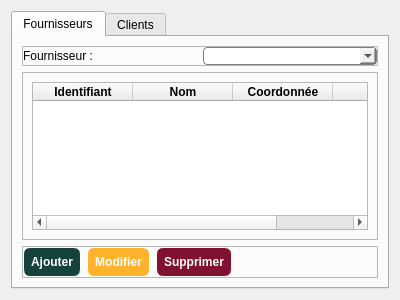
<?xml version="1.0" encoding="UTF-8"?>
<ui version="4.0">
 <class>Tiers</class>
 <widget class="QWidget" name="Tiers">
  <property name="geometry">
   <rect>
    <x>0</x>
    <y>0</y>
    <width>400</width>
    <height>300</height>
   </rect>
  </property>
  <property name="windowTitle">
   <string>Form</string>
  </property>
  <layout class="QVBoxLayout" name="verticalLayout">
   <item>
    <widget class="QTabWidget" name="tabTiers">
     <property name="currentIndex">
      <number>0</number>
     </property>
     <widget class="QWidget" name="fournisseurs">
      <attribute name="title">
       <string>Fournisseurs</string>
      </attribute>
      <layout class="QVBoxLayout" name="verticalLayout_2">
       <item>
        <widget class="QFrame" name="frame_2">
         <property name="frameShape">
          <enum>QFrame::Shape::StyledPanel</enum>
         </property>
         <property name="frameShadow">
          <enum>QFrame::Shadow::Raised</enum>
         </property>
         <layout class="QHBoxLayout" name="horizontalLayout">
          <property name="leftMargin">
           <number>0</number>
          </property>
          <property name="topMargin">
           <number>0</number>
          </property>
          <property name="rightMargin">
           <number>0</number>
          </property>
          <property name="bottomMargin">
           <number>0</number>
          </property>
          <item>
           <widget class="QLabel" name="label">
            <property name="text">
             <string>Fournisseur : </string>
            </property>
           </widget>
          </item>
          <item>
           <widget class="QComboBox" name="comboFournisseur">
            <property name="styleSheet">
             <string notr="true">QComboBox{
	border: 1px solid grey;
	border-radius: 4px;
}</string>
            </property>
           </widget>
          </item>
         </layout>
        </widget>
       </item>
       <item>
        <widget class="QFrame" name="frame">
         <property name="frameShape">
          <enum>QFrame::Shape::StyledPanel</enum>
         </property>
         <property name="frameShadow">
          <enum>QFrame::Shadow::Raised</enum>
         </property>
         <layout class="QVBoxLayout" name="verticalLayout_4">
          <item>
           <widget class="QTableWidget" name="tableFournisseur">
            <column>
             <property name="text">
              <string>Identifiant</string>
             </property>
             <property name="font">
              <font>
               <bold>true</bold>
              </font>
             </property>
            </column>
            <column>
             <property name="text">
              <string>Nom</string>
             </property>
             <property name="font">
              <font>
               <bold>true</bold>
              </font>
             </property>
            </column>
            <column>
             <property name="text">
              <string>Coordonnée</string>
             </property>
             <property name="font">
              <font>
               <bold>true</bold>
              </font>
             </property>
            </column>
            <column>
             <property name="text">
              <string>Lieu</string>
             </property>
             <property name="font">
              <font>
               <bold>true</bold>
              </font>
             </property>
            </column>
           </widget>
          </item>
         </layout>
        </widget>
       </item>
       <item>
        <widget class="QFrame" name="frame_5">
         <property name="frameShape">
          <enum>QFrame::Shape::StyledPanel</enum>
         </property>
         <property name="frameShadow">
          <enum>QFrame::Shadow::Raised</enum>
         </property>
         <layout class="QHBoxLayout" name="horizontalLayout_2">
          <property name="leftMargin">
           <number>0</number>
          </property>
          <property name="topMargin">
           <number>0</number>
          </property>
          <property name="rightMargin">
           <number>0</number>
          </property>
          <property name="bottomMargin">
           <number>0</number>
          </property>
          <item>
           <widget class="QPushButton" name="btnAjoutFournisseur">
            <property name="font">
             <font>
              <bold>true</bold>
             </font>
            </property>
            <property name="styleSheet">
             <string notr="true">QPushButton{
	border: 1px solid white;
	border-radius: 7px;
	background-color: #16423C;
	color:white;
	padding: 7px;
}
QPushButton:hover{
	background-color: #6A9C89;
}</string>
            </property>
            <property name="text">
             <string>Ajouter</string>
            </property>
           </widget>
          </item>
          <item>
           <widget class="QPushButton" name="btnModifierFournisseur">
            <property name="font">
             <font>
              <bold>true</bold>
             </font>
            </property>
            <property name="styleSheet">
             <string notr="true">QPushButton{
	border: 1px solid white;
	border-radius: 7px;
	background-color: #FFB22C;
	color:white;
	padding: 7px;
}
QPushButton:hover{
	background-color: #FADA7A;
}</string>
            </property>
            <property name="text">
             <string>Modifier</string>
            </property>
           </widget>
          </item>
          <item>
           <widget class="QPushButton" name="btnSupprimerFournisseur">
            <property name="font">
             <font>
              <bold>true</bold>
             </font>
            </property>
            <property name="styleSheet">
             <string notr="true">QPushButton{
	border: 1px solid white;
	border-radius: 7px;
	background-color: #821131;
	color:white;
	padding: 7px;
}
QPushButton:hover{
	background-color: #C7253E;
}</string>
            </property>
            <property name="text">
             <string>Supprimer</string>
            </property>
           </widget>
          </item>
          <item>
           <spacer name="horizontalSpacer">
            <property name="orientation">
             <enum>Qt::Orientation::Horizontal</enum>
            </property>
            <property name="sizeHint" stdset="0">
             <size>
              <width>40</width>
              <height>20</height>
             </size>
            </property>
           </spacer>
          </item>
         </layout>
        </widget>
       </item>
      </layout>
     </widget>
     <widget class="QWidget" name="clients">
      <attribute name="title">
       <string>Clients</string>
      </attribute>
      <layout class="QVBoxLayout" name="verticalLayout_3">
       <item>
        <widget class="QFrame" name="frame_3">
         <property name="frameShape">
          <enum>QFrame::Shape::StyledPanel</enum>
         </property>
         <property name="frameShadow">
          <enum>QFrame::Shadow::Raised</enum>
         </property>
         <layout class="QHBoxLayout" name="horizontalLayout_3">
          <property name="leftMargin">
           <number>0</number>
          </property>
          <property name="topMargin">
           <number>0</number>
          </property>
          <property name="rightMargin">
           <number>0</number>
          </property>
          <property name="bottomMargin">
           <number>0</number>
          </property>
          <item>
           <widget class="QLabel" name="label_2">
            <property name="text">
             <string>Client :</string>
            </property>
           </widget>
          </item>
          <item>
           <widget class="QComboBox" name="comboClient">
            <property name="styleSheet">
             <string notr="true">QComboBox{
	border: 1px solid grey;
	border-radius: 4px;
}</string>
            </property>
           </widget>
          </item>
         </layout>
        </widget>
       </item>
       <item>
        <widget class="QFrame" name="frame_4">
         <property name="frameShape">
          <enum>QFrame::Shape::StyledPanel</enum>
         </property>
         <property name="frameShadow">
          <enum>QFrame::Shadow::Raised</enum>
         </property>
         <layout class="QVBoxLayout" name="verticalLayout_5">
          <item>
           <widget class="QTableWidget" name="tableClient">
            <column>
             <property name="text">
              <string>Identifiant</string>
             </property>
             <property name="font">
              <font>
               <bold>true</bold>
              </font>
             </property>
            </column>
            <column>
             <property name="text">
              <string>Nom</string>
             </property>
             <property name="font">
              <font>
               <bold>true</bold>
              </font>
             </property>
            </column>
            <column>
             <property name="text">
              <string>Coordonnée</string>
             </property>
             <property name="font">
              <font>
               <bold>true</bold>
              </font>
             </property>
            </column>
            <column>
             <property name="text">
              <string>Lieu</string>
             </property>
             <property name="font">
              <font>
               <bold>true</bold>
              </font>
             </property>
            </column>
           </widget>
          </item>
         </layout>
        </widget>
       </item>
       <item>
        <widget class="QFrame" name="frame_6">
         <property name="frameShape">
          <enum>QFrame::Shape::StyledPanel</enum>
         </property>
         <property name="frameShadow">
          <enum>QFrame::Shadow::Raised</enum>
         </property>
         <layout class="QHBoxLayout" name="horizontalLayout_4">
          <property name="leftMargin">
           <number>0</number>
          </property>
          <property name="topMargin">
           <number>0</number>
          </property>
          <property name="rightMargin">
           <number>0</number>
          </property>
          <property name="bottomMargin">
           <number>0</number>
          </property>
          <item>
           <widget class="QPushButton" name="btnAjoutClient">
            <property name="font">
             <font>
              <bold>true</bold>
             </font>
            </property>
            <property name="styleSheet">
             <string notr="true">QPushButton{
	border: 1px solid white;
	border-radius: 7px;
	background-color: #16423C;
	color:white;
	padding: 7px;
}
QPushButton:hover{
	background-color: #6A9C89;
}</string>
            </property>
            <property name="text">
             <string>Ajouter</string>
            </property>
           </widget>
          </item>
          <item>
           <widget class="QPushButton" name="btnModifierClient">
            <property name="font">
             <font>
              <bold>true</bold>
             </font>
            </property>
            <property name="styleSheet">
             <string notr="true">QPushButton{
	border: 1px solid white;
	border-radius: 7px;
	background-color: #FFB22C;
	color:white;
	padding: 7px;
}
QPushButton:hover{
	background-color: #FADA7A;
}</string>
            </property>
            <property name="text">
             <string>Modifier</string>
            </property>
           </widget>
          </item>
          <item>
           <widget class="QPushButton" name="btnSupprimerClient">
            <property name="font">
             <font>
              <bold>true</bold>
             </font>
            </property>
            <property name="styleSheet">
             <string notr="true">QPushButton{
	border: 1px solid white;
	border-radius: 7px;
	background-color: #821131;
	color:white;
	padding: 7px;
}
QPushButton:hover{
	background-color: #C7253E;
}</string>
            </property>
            <property name="text">
             <string>Supprimer</string>
            </property>
           </widget>
          </item>
          <item>
           <spacer name="horizontalSpacer_2">
            <property name="orientation">
             <enum>Qt::Orientation::Horizontal</enum>
            </property>
            <property name="sizeHint" stdset="0">
             <size>
              <width>40</width>
              <height>20</height>
             </size>
            </property>
           </spacer>
          </item>
         </layout>
        </widget>
       </item>
      </layout>
     </widget>
    </widget>
   </item>
  </layout>
 </widget>
 <resources/>
 <connections/>
</ui>
